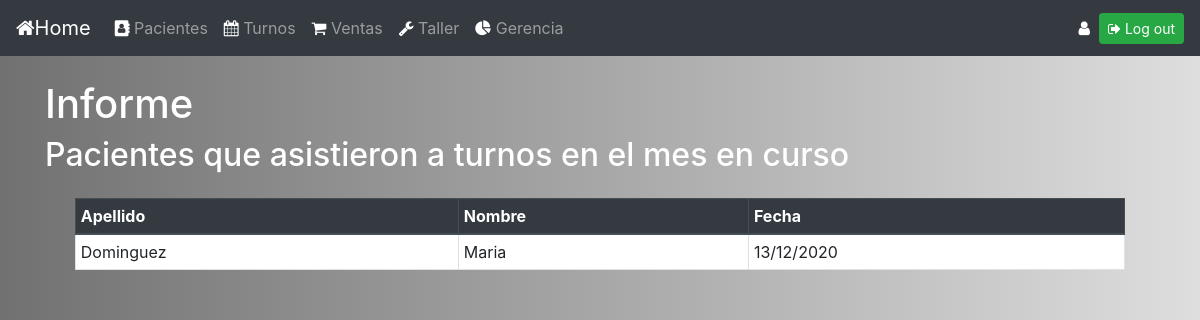
The app's page /ausente/mes/informe_paciente, older data.
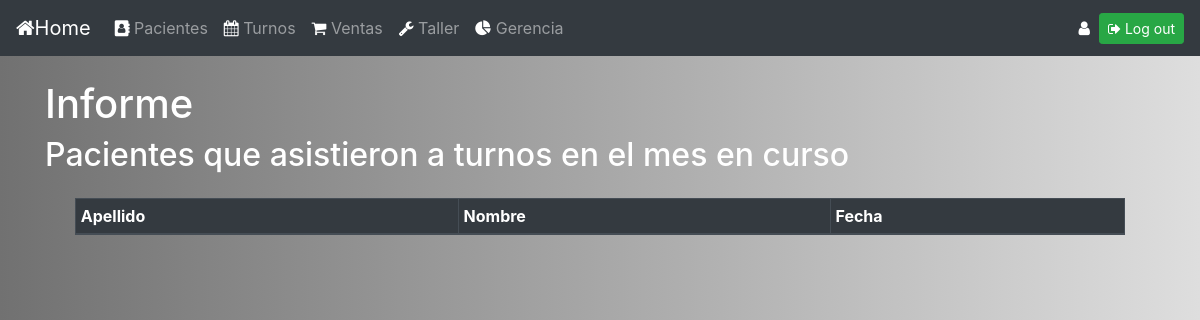
The same page, newer data.
### gestion_consultorio/models.py (models this page shows, shortened)
class turno(models.Model):
    id_paciente = models.ForeignKey(paciente, on_delete=models.CASCADE)
    fecha_turno =  models.DateField()
    hora_turno =  models.TimeField()
    id_medico = models.ForeignKey(medico, on_delete=models.CASCADE)
    estado_turno = models.CharField(max_length=32, default='PENDIENTE', choices=[('PENDIENTE','pendiente'),('AUSENTE','ausente'),('ATENDIDO','atendido')])

class paciente(models.Model):
    nombre = models.CharField(max_length=64)
    apellido = models.CharField(max_length=64)

### gestion_consultorio/views.py (the view, shortened to what this page needs)
# urls.py: path("<str:seleccion>/<str:rango>/informe_paciente", views.informe_paciente, name="informe_paciente"),
def informe_paciente(request,seleccion,rango):
    titulo="Informe"
    if seleccion=="asistencia":
        tipo_informe="turnos"
        if rango=="semana":
            hoy = datetime.date.today()
            inicio_semana = hoy - timedelta(days=hoy.weekday())
            fin_semana = hoy + timedelta(days=6)
            contexto=turno.objects.filter(fecha_turno__range=[inicio_semana, fin_semana]).filter(estado_turno="ATENDIDO").order_by('fecha_turno')
            titulo="Pacientes que asistieron a turnos en la semana en curso"
        else:
            mes=datetime.date.today().month
            contexto=turno.objects.filter(fecha_turno__month=mes).filter(estado_turno="ATENDIDO").order_by('fecha_turno')
            titulo="Pacientes que asistieron a turnos en el mes en curso"
    elif seleccion=="ausente":
        tipo_informe="turnos"
        if rango=="semana":
            hoy = datetime.date.today()
            inicio_semana = hoy - timedelta(days=hoy.weekday())
            fin_semana = hoy + timedelta(days=6)
            contexto=turno.objects.filter(fecha_turno__range=[inicio_semana, fin_semana]).filter(estado_turno="AUSENTE").order_by('fecha_turno')
            titulo="Pacientes que no asistieron a turnos en la semana en curso"
        else:
            mes=datetime.date.today().month
            contexto=turno.objects.filter(fecha_turno__month=mes).filter(estado_turno="AUSENTE").order_by('fecha_turno')
            titulo="Pacientes que asistieron a turnos en el mes en curso"
    return render(request,"informes_paciente.html",{"titulo":titulo, "contexto": contexto, "tipo_informe": tipo_informe})

### gestion_consultorio/templates/informes_paciente.html (shortened to what this page needs)
{% extends "layout.html" %}
{%block body%}
<div class="container">
  <h1 style="color:white">Informe</h1>
  <h2 style="color:white">{{titulo}}</h2>
<div class="container">
  <div id="div1" class ="col-md-12">
    <table border="1" class="table table-hover table-bordered bg-white table-sm">
      <thead class="thead-dark">
        {% if tipo_informe == 'ventas' %}
            <tr>
                <th scope="col">Producto</th>
                <th scope="col">Clasificacion</th>
                <th scope="col">Vision</th>
                <th scope="col">Ojo</th>
                <th scope="col">Armazon</th>
                <th scope="col">Cantidad total</th>
            </tr>
        {% elif tipo_informe == 'ventas_vendedor' %}
                <th scope="col">Vendedor</th>
                <th scope="col">Ventas del mes</th>
        {% else %}
            <tr>
                <th scope="col">Apellido</th>
                <th scope="col">Nombre</th>
                <th scope="col">Fecha</th>
            </tr>
        {% endif %}
      </thead>
      <tbody>
        {% if tipo_informe == 'turnos' %}
            {% for unPaciente in contexto %}
                    <tr>
                        <td>{{unPaciente.id_paciente.apellido}}</td>
                        <td>{{unPaciente.id_paciente.nombre}}</td>
                        <td>{{unPaciente.fecha_turno|date:"d/m/Y"}}</td>
                    </tr>
            {% endfor %}
        {% endif %}
      </tbody>
    </table>
  </div>
</div>
{%endblock%}

Row changes from the older to the newer data that the page shows:
removed turno: id_paciente.apellido "Dominguez", id_paciente.nombre "Maria", fecha_turno "13/12/2020"
